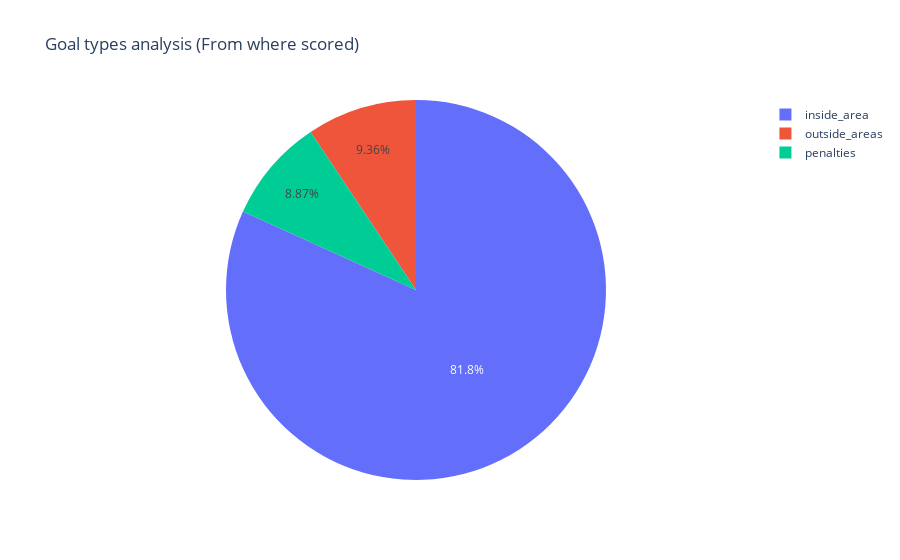

Source (notebook cell):
### Markdown cell above
- Almost half of he goals are scored by right foot, the other half is almost 2/3 left foot and 1/3 headers.

### Code cell
gl_sum = pd.DataFrame(gl.sum(numeric_only = True),).T[["inside_area","outside_areas","penalties"]]
gl_sum=gl_sum.T
fig = px.pie(gl_sum, values=0, names=gl_sum.index, title='Goal types analysis (From where scored)')
fig.show()

### Figure 1 — Plotly figure (JSON) as saved in the notebook; plotly's stock layout.template omitted (floating-point values rounded to 4 significant figures)
{"data": [{"domain": {"x": [0, 1], "y": [0, 1]}, "hovertemplate": "index=%{label}<br>0=%{value}<extra></extra>", "labels": ["inside_area", "outside_areas", "penalties"], "legendgroup": "", "name": "", "showlegend": true, "type": "pie", "values": [332, 38, 36]}], "layout": {"legend": {"tracegroupgap": 0}, "title": {"text": "Goal types analysis (From where scored)"}}}
